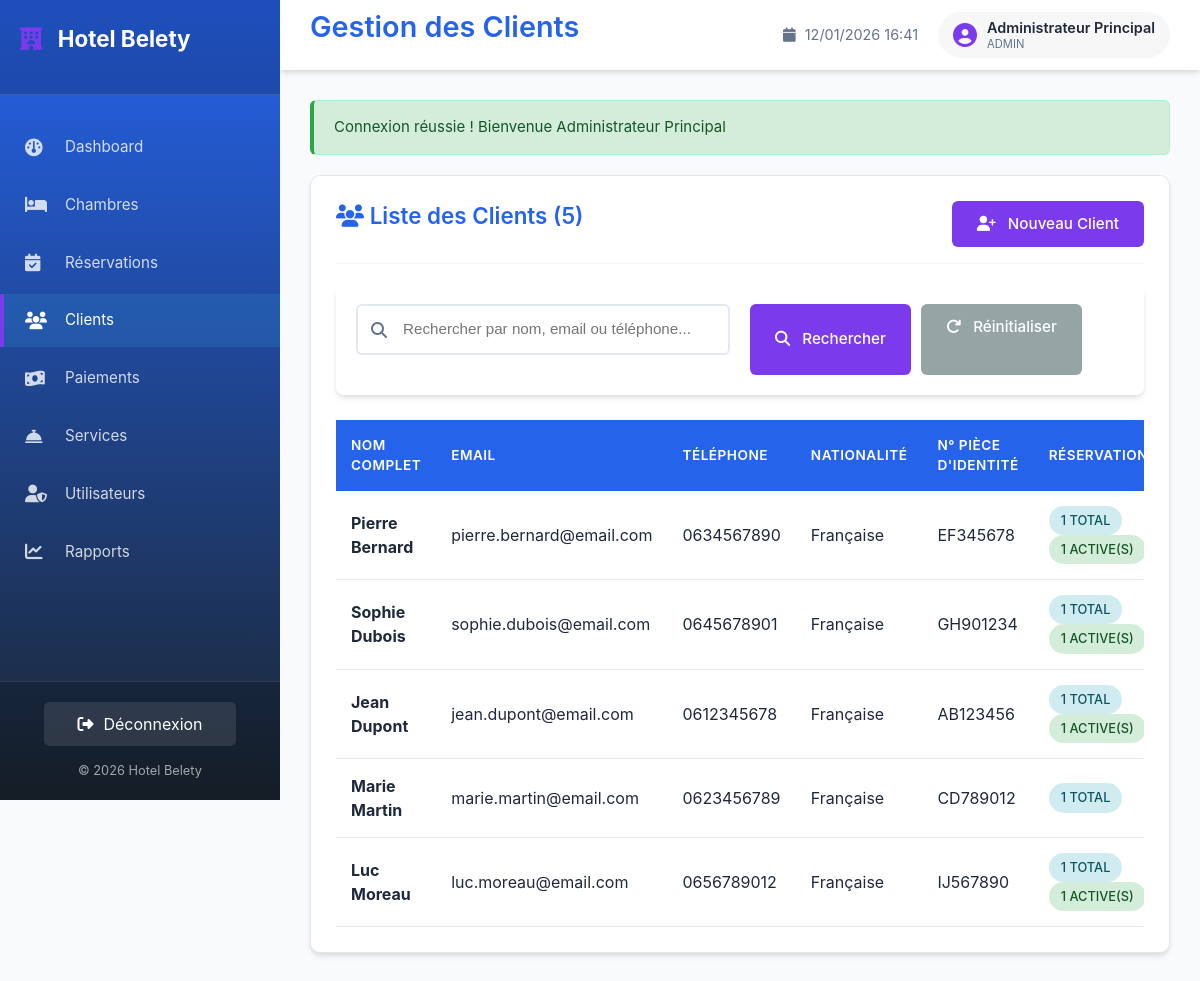
The page /clients.php (signed in) on the database its author committed.
### tables this page shows
CREATE TABLE IF NOT EXISTS clients (
    id INT AUTO_INCREMENT PRIMARY KEY,
    first_name VARCHAR(50) NOT NULL,
    last_name VARCHAR(50) NOT NULL,
    email VARCHAR(100),
    phone VARCHAR(20) NOT NULL,
    address TEXT,
    id_number VARCHAR(50),
    nationality VARCHAR(50),
    date_of_birth DATE,
    created_at TIMESTAMP DEFAULT CURRENT_TIMESTAMP,
    updated_at TIMESTAMP DEFAULT CURRENT_TIMESTAMP ON UPDATE CURRENT_TIMESTAMP,
    INDEX idx_phone (phone),
    INDEX idx_email (email)
);

### clients.php (the view, shortened to what this page needs)
<?php
require_once 'includes/config.php';
$searchTerm = $_GET['search'] ?? '';
$query = "SELECT c.*,
          (SELECT COUNT(*) FROM reservations WHERE client_id = c.id) as total_reservations,
          (SELECT COUNT(*) FROM reservations WHERE client_id = c.id AND status IN ('confirmed', 'checked_in')) as active_reservations
          FROM clients c WHERE 1=1";
$params = [];
$query .= " ORDER BY c.last_name, c.first_name";
$stmt = $pdo->prepare($query);
$stmt->execute($params);
$clients = $stmt->fetchAll();
include 'includes/header.php';
?>
<div class="card">
    <div class="card-header">
        <h2><i class="fas fa-users"></i> Liste des Clients (<?php echo count($clients); ?>)</h2>
        <button class="btn btn-primary" onclick="openModal('addClientModal')">
            <i class="fas fa-user-plus"></i> Nouveau Client
        </button>
    </div>
    <form method="GET" class="filters">
        <div class="form-row">
            <div class="form-group search-box">
                <input type="text"
                       name="search"
                       class="form-control"
                       placeholder="Rechercher par nom, email ou téléphone..."
                       value="<?php echo htmlspecialchars($searchTerm); ?>">
                <i class="fas fa-search"></i>
            </div>
            <div class="btn-group">
                <button type="submit" class="btn btn-primary">
                    <i class="fas fa-search"></i> Rechercher
                </button>
                <a href="clients.php" class="btn btn-secondary">
                    <i class="fas fa-redo"></i> Réinitialiser
                </a>
            </div>
        </div>
    </form>
    <div class="table-container">
        <table>
            <thead>
                <tr>
                    <th>Nom Complet</th>
                    <th>Email</th>
                    <th>Téléphone</th>
                    <th>Nationalité</th>
                    <th>N° Pièce d'identité</th>
                    <th>Réservations</th>
                </tr>
            </thead>
            <tbody>
                <?php if (empty($clients)): ?>
                <tr>
                    <td colspan="7" class="text-center">Aucun client trouvé</td>
                </tr>
                <?php else: ?>
                    <?php foreach ($clients as $client): ?>
                    <tr>
                        <td>
                            <strong><?php echo htmlspecialchars($client['first_name'] . ' ' . $client['last_name']); ?></strong>
                        </td>
                        <td><?php echo htmlspecialchars($client['email'] ?: '-'); ?></td>
                        <td><?php echo htmlspecialchars($client['phone']); ?></td>
                        <td><?php echo htmlspecialchars($client['nationality'] ?: '-'); ?></td>
                        <td><?php echo htmlspecialchars($client['id_number'] ?: '-'); ?></td>
                        <td>
                            <?php if ($client['total_reservations'] > 0): ?>
                                <span class="badge badge-info">
                                    <?php echo $client['total_reservations']; ?> total
                                </span>
                                <?php if ($client['active_reservations'] > 0): ?>
                                    <span class="badge badge-success">
                                        <?php echo $client['active_reservations']; ?> active(s)
                                    </span>
                                <?php endif; ?>
                            <?php else: ?>
                                <span class="text-muted">Aucune</span>
                            <?php endif; ?>
                        </td>
                    </tr>
                    <?php endforeach; ?>
                <?php endif; ?>
            </tbody>
        </table>
    </div>
</div>
<?php include 'includes/footer.php'; ?>

### css/style.css (style rules this page uses)
:root { --primary-color: #2563eb; --primary-hover: #1d4ed8; --secondary-color: #7c3aed; --success-color: #10b981; --danger-color: #ef4444; --warning-color: #f59e0b; --info-color: #3b82f6; --light-bg: #f8fafc; --dark-text: #1e293b; --light-text: #64748b; --white: #ffffff; --border-color: #e2e8f0; --card-bg: #ffffff; --shadow: 0 4px 6px -1px rgba(0, 0, 0, 0.1), 0 2px 4px -1px rgba(0, 0, 0, 0.06); --sidebar-width: 280px; --header-height: 70px; --transition: all 0.3s cubic-bezier(0.4, 0, 0.2, 1); --radius: 0.5rem; }
* { margin: 0; padding: 0; box-sizing: border-box; }
html { scroll-behavior: smooth; }
body { font-family: 'Inter', -apple-system, BlinkMacSystemFont, 'Segoe UI', Roboto, Oxygen, Ubuntu, Cantarell, 'Open Sans', 'Helvetica Neue', sans-serif; background-color: var(--light-bg); color: var(--dark-text); line-height: 1.5; -webkit-font-smoothing: antialiased; -moz-osx-font-smoothing: grayscale; }
a { text-decoration: none; color: var(--primary-color); transition: var(--transition); }
button, .btn { cursor: pointer; transition: var(--transition); border: none; outline: none; font-family: inherit; }
h1, h2, h3, h4, h5, h6 { font-weight: 600; line-height: 1.25; margin-bottom: 1rem; color: var(--dark-text); }
h2 { font-size: 1.875rem; }
.card { background: var(--card-bg); border-radius: var(--radius); box-shadow: var(--shadow); padding: 1.5rem; margin-bottom: 1.5rem; transition: var(--transition); border: 1px solid var(--border-color); }
.btn { display: inline-flex; align-items: center; justify-content: center; padding: 0.5rem 1.25rem; border-radius: var(--radius); font-weight: 500; font-size: 0.9375rem; line-height: 1.5; transition: var(--transition); }
.btn i { margin-right: 0.5rem; }
.btn-primary { background-color: var(--primary-color); color: white; }
.btn-secondary { background-color: var(--secondary-color); color: white; }
.form-group { margin-bottom: 1.25rem; }
.form-control { width: 100%; padding: 0.625rem 0.875rem; font-size: 0.9375rem; line-height: 1.5; color: var(--dark-text); background-color: var(--white); background-clip: padding-box; border: 1px solid var(--border-color); border-radius: var(--radius); transition: var(--transition); }
.card { background: var(--white); border-radius: 10px; padding: 25px; box-shadow: var(--shadow); margin-bottom: 25px; }
.card-header { display: flex; justify-content: space-between; align-items: center; margin-bottom: 20px; padding-bottom: 15px; border-bottom: 2px solid var(--light-bg); }
.card-header h2 { font-size: 1.4rem; color: var(--primary-color); }
.form-group { margin-bottom: 20px; }
.form-control { width: 100%; padding: 12px 15px; border: 2px solid var(--border-color); border-radius: 6px; font-size: 0.95rem; transition: all 0.3s ease; background: var(--white); }
.form-row { display: grid; grid-template-columns: repeat(auto-fit, minmax(200px, 1fr)); gap: 20px; }
.btn { display: inline-block; padding: 12px 25px; border: none; border-radius: 6px; font-size: 0.95rem; font-weight: 500; cursor: pointer; text-decoration: none; transition: all 0.3s ease; text-align: center; }
.btn i { margin-right: 8px; }
.btn-primary { background: var(--secondary-color); color: var(--white); }
.btn-secondary { background: #95a5a6; color: var(--white); }
.btn-group { display: flex; gap: 10px; }
.table-container { overflow-x: auto; margin-top: 20px; }
table { width: 100%; border-collapse: collapse; background: var(--white); }
thead { background: var(--primary-color); color: var(--white); }
thead th { padding: 15px; text-align: left; font-weight: 600; text-transform: uppercase; font-size: 0.85rem; letter-spacing: 0.5px; }
tbody tr { border-bottom: 1px solid var(--border-color); transition: background 0.2s ease; }
tbody td { padding: 15px; color: var(--dark-text); }
.badge { display: inline-block; padding: 5px 12px; border-radius: 20px; font-size: 0.8rem; font-weight: 500; text-transform: uppercase; }
.badge-success { background: #d4edda; color: #155724; }
.badge-info { background: #d1ecf1; color: #0c5460; }
.filters { background: var(--white); padding: 20px; border-radius: 8px; margin-bottom: 25px; box-shadow: var(--shadow); }
.filters .form-row { margin-bottom: 0; }
.search-box { position: relative; }
.search-box input { padding-left: 45px; }
.search-box i { position: absolute; left: 15px; top: 50%; transform: translateY(-50%); color: var(--light-text); }

### rows shown on the page
clients: first_name+last_name "Pierre Bernard", email "pierre.bernard@email.com", phone "0634567890", nationality "Française", id_number "EF345678", total_reservations "1", active_reservations "1"
clients: first_name+last_name "Sophie Dubois", email "sophie.dubois@email.com", phone "0645678901", nationality "Française", id_number "GH901234", total_reservations "1", active_reservations "1"
clients: first_name+last_name "Jean Dupont", email "jean.dupont@email.com", phone "0612345678", nationality "Française", id_number "AB123456", total_reservations "1", active_reservations "1"
clients: first_name+last_name "Marie Martin", email "marie.martin@email.com", phone "0623456789", nationality "Française", id_number "CD789012", total_reservations "1"
clients: first_name+last_name "Luc Moreau", email "luc.moreau@email.com", phone "0656789012", nationality "Française", id_number "IJ567890", total_reservations "1", active_reservations "1"

### other values the page prints
$page_title "Gestion des Clients"
$_SESSION['full_name'] "Administrateur Principal"
$_SESSION['role'] "ADMIN"
$_SESSION['success_message'] "Connexion réussie ! Bienvenue Administrateur Principal"
count($clients) "5"
